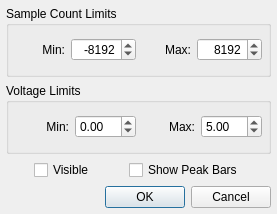
<ui version="4.0" >
 <class>ChannelEditor</class>
 <widget class="QDialog" name="ChannelEditor" >
  <property name="geometry" >
   <rect>
    <x>0</x>
    <y>0</y>
    <width>277</width>
    <height>214</height>
   </rect>
  </property>
  <property name="windowTitle" >
   <string>Channel Editor</string>
  </property>
  <property name="modal" >
   <bool>true</bool>
  </property>
  <layout class="QVBoxLayout" >
   <property name="leftMargin" >
    <number>6</number>
   </property>
   <property name="topMargin" >
    <number>6</number>
   </property>
   <property name="rightMargin" >
    <number>6</number>
   </property>
   <property name="bottomMargin" >
    <number>6</number>
   </property>
   <item>
    <widget class="QGroupBox" name="groupBox" >
     <property name="title" >
      <string>Sample Count Limits</string>
     </property>
     <layout class="QHBoxLayout" >
      <property name="leftMargin" >
       <number>6</number>
      </property>
      <property name="topMargin" >
       <number>6</number>
      </property>
      <property name="rightMargin" >
       <number>6</number>
      </property>
      <property name="bottomMargin" >
       <number>6</number>
      </property>
      <item>
       <widget class="QLabel" name="label_8" >
        <property name="text" >
         <string>Min:</string>
        </property>
        <property name="alignment" >
         <set>Qt::AlignRight|Qt::AlignTrailing|Qt::AlignVCenter</set>
        </property>
       </widget>
      </item>
      <item>
       <widget class="QSpinBox" name="sampleMin_" >
          <property name="keyboardTracking" >
           <bool>false</bool>
          </property>
        <property name="toolTip" >
         <string>Minimum sample count for channel</string>
        </property>
        <property name="alignment" >
         <set>Qt::AlignRight</set>
        </property>
        <property name="minimum" >
         <number>-65535</number>
        </property>
        <property name="maximum" >
         <number>65535</number>
        </property>
        <property name="singleStep" >
         <number>10</number>
        </property>
        <property name="value" >
         <number>-8192</number>
        </property>
       </widget>
      </item>
      <item>
       <widget class="QLabel" name="label_9" >
        <property name="text" >
         <string>Max:</string>
        </property>
        <property name="alignment" >
         <set>Qt::AlignRight|Qt::AlignTrailing|Qt::AlignVCenter</set>
        </property>
       </widget>
      </item>
      <item>
       <widget class="QSpinBox" name="sampleMax_" >
          <property name="keyboardTracking" >
           <bool>false</bool>
          </property>
        <property name="toolTip" >
         <string>Maximum sample count for channel</string>
        </property>
        <property name="frame" >
         <bool>true</bool>
        </property>
        <property name="alignment" >
         <set>Qt::AlignRight</set>
        </property>
        <property name="buttonSymbols" >
         <enum>QAbstractSpinBox::UpDownArrows</enum>
        </property>
        <property name="minimum" >
         <number>-65535</number>
        </property>
        <property name="maximum" >
         <number>65535</number>
        </property>
        <property name="singleStep" >
         <number>10</number>
        </property>
        <property name="value" >
         <number>8192</number>
        </property>
       </widget>
      </item>
     </layout>
    </widget>
   </item>
   <item>
    <widget class="QGroupBox" name="groupBox_2" >
     <property name="title" >
      <string>Voltage Limits</string>
     </property>
     <layout class="QHBoxLayout" >
      <property name="leftMargin" >
       <number>6</number>
      </property>
      <property name="topMargin" >
       <number>6</number>
      </property>
      <property name="rightMargin" >
       <number>6</number>
      </property>
      <property name="bottomMargin" >
       <number>6</number>
      </property>
      <item>
       <widget class="QLabel" name="label_6" >
        <property name="text" >
         <string>Min:</string>
        </property>
        <property name="textFormat" >
         <enum>Qt::PlainText</enum>
        </property>
        <property name="alignment" >
         <set>Qt::AlignRight|Qt::AlignTrailing|Qt::AlignVCenter</set>
        </property>
       </widget>
      </item>
      <item>
       <widget class="QDoubleSpinBox" name="voltageMin_" >
          <property name="keyboardTracking" >
           <bool>false</bool>
          </property>
        <property name="toolTip" >
         <string>Minimum voltage value for channel</string>
        </property>
        <property name="suffix" >
         <string/>
        </property>
        <property name="minimum" >
         <double>-99.989999999999995</double>
        </property>
        <property name="maximum" >
         <double>99.989999999999995</double>
        </property>
        <property name="value" >
         <double>0.000000000000000</double>
        </property>
       </widget>
      </item>
      <item>
       <widget class="QLabel" name="label_7" >
        <property name="text" >
         <string>Max:</string>
        </property>
        <property name="textFormat" >
         <enum>Qt::PlainText</enum>
        </property>
        <property name="alignment" >
         <set>Qt::AlignRight|Qt::AlignTrailing|Qt::AlignVCenter</set>
        </property>
       </widget>
      </item>
      <item>
       <widget class="QDoubleSpinBox" name="voltageMax_" >
          <property name="keyboardTracking" >
           <bool>false</bool>
          </property>
        <property name="toolTip" >
         <string>Maximum voltage value for channel</string>
        </property>
        <property name="suffix" >
         <string/>
        </property>
        <property name="minimum" >
         <double>-99.989999999999995</double>
        </property>
        <property name="value" >
         <double>5.000000000000000</double>
        </property>
       </widget>
      </item>
     </layout>
    </widget>
   </item>
   <item>
    <layout class="QHBoxLayout" >
     <item>
      <widget class="QCheckBox" name="visible_" >
       <property name="sizePolicy" >
        <sizepolicy vsizetype="Fixed" hsizetype="Fixed" >
         <horstretch>0</horstretch>
         <verstretch>0</verstretch>
        </sizepolicy>
       </property>
       <property name="toolTip" >
        <string>Check to make channel plots visible</string>
       </property>
       <property name="text" >
        <string>Visible</string>
       </property>
      </widget>
     </item>
     <item>
      <widget class="QCheckBox" name="showPeakBars_" >
       <property name="sizePolicy" >
        <sizepolicy vsizetype="Fixed" hsizetype="Fixed" >
         <horstretch>0</horstretch>
         <verstretch>0</verstretch>
        </sizepolicy>
       </property>
       <property name="toolTip" >
        <string>Check to show peak bars in channel plots</string>
       </property>
       <property name="text" >
        <string>Show Peak Bars</string>
       </property>
      </widget>
     </item>
    </layout>
   </item>
   <item>
    <widget class="QDialogButtonBox" name="buttonBox_" >
     <property name="orientation" >
      <enum>Qt::Horizontal</enum>
     </property>
     <property name="standardButtons" >
      <set>QDialogButtonBox::Cancel|QDialogButtonBox::NoButton|QDialogButtonBox::Ok</set>
     </property>
    </widget>
   </item>
  </layout>
 </widget>
 <resources/>
 <connections>
  <connection>
   <sender>buttonBox_</sender>
   <signal>accepted()</signal>
   <receiver>ChannelEditor</receiver>
   <slot>accept()</slot>
   <hints>
    <hint type="sourcelabel" >
     <x>248</x>
     <y>254</y>
    </hint>
    <hint type="destinationlabel" >
     <x>157</x>
     <y>274</y>
    </hint>
   </hints>
  </connection>
  <connection>
   <sender>buttonBox_</sender>
   <signal>rejected()</signal>
   <receiver>ChannelEditor</receiver>
   <slot>reject()</slot>
   <hints>
    <hint type="sourcelabel" >
     <x>316</x>
     <y>260</y>
    </hint>
    <hint type="destinationlabel" >
     <x>286</x>
     <y>274</y>
    </hint>
   </hints>
  </connection>
 </connections>
</ui>
